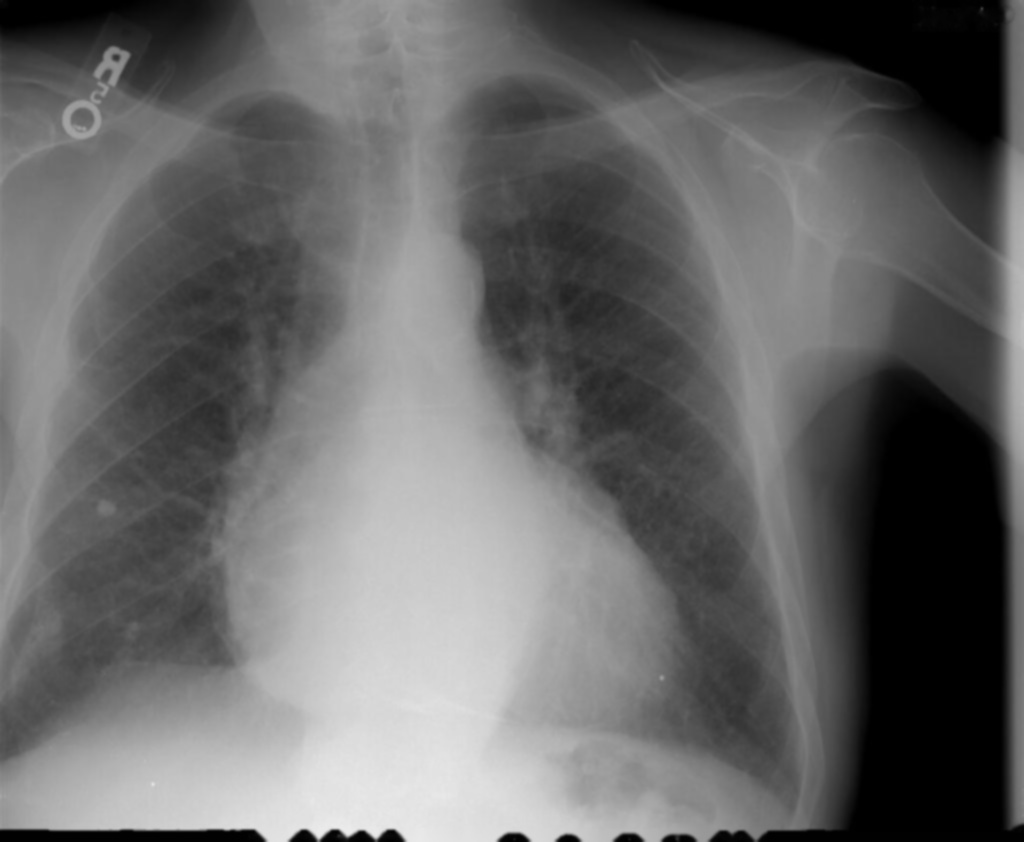
#> input picture preprocess/Xray_Gauss/synpic15006.jpg, 1024 x 842 px, given as the content of the folder ./Xray/, which was not available
$ python removeword.py
#> lines starting #> are read from the running program, lines starting #| are printed output that depends on the picture; after the words box and inside, x2 and y2 are one past the last pixel; in counts of white or black regions, pixels touching at a corner belong together; pictures that were not available may be replaced by others from this repository, and a replacement may not be noted
import cv2
import pathlib
import numpy as np
import os

PATH = "./preprocess/"
INPUT = "./Xray/"
OUTPUT_REMVE_WORD = PATH + "Xray_remove/"
OUTPUT_REMOVE_MASK = PATH + "Xray_remove_mask/"

kernal = np.ones((5,5),np.uint8)
guass = 5
canny_min = 230
canny_max = 250

save_mask  = True
save_img = True


def new_folder(path):
    if not os.path.isdir(path):
        os.mkdir(path)

def removeWords(image,imput_path,save_mask=True,output_mask_path=None,save_img=True,output_path=None):
    # read image
#> called with image = 'synpic15006.jpg', imput_path = './Xray/', save_mask = True, output_mask_path = './preprocess/Xray_remove_mask/', save_img = True, output_path = './preprocess/Xray_remove/'
    img = cv2.imread(imput_path + image)
#> img is the input picture: shape (842, 1024, 3); min 0, max 236, mean 103.7

    # gray
    gray = cv2.cvtColor(img, cv2.COLOR_BGR2GRAY)

    #normalize
    gray = cv2.normalize(gray, None, 0, 255, cv2.NORM_MINMAX)

    # CANNY
    canny_img = cv2.Canny(img,canny_min,canny_max)
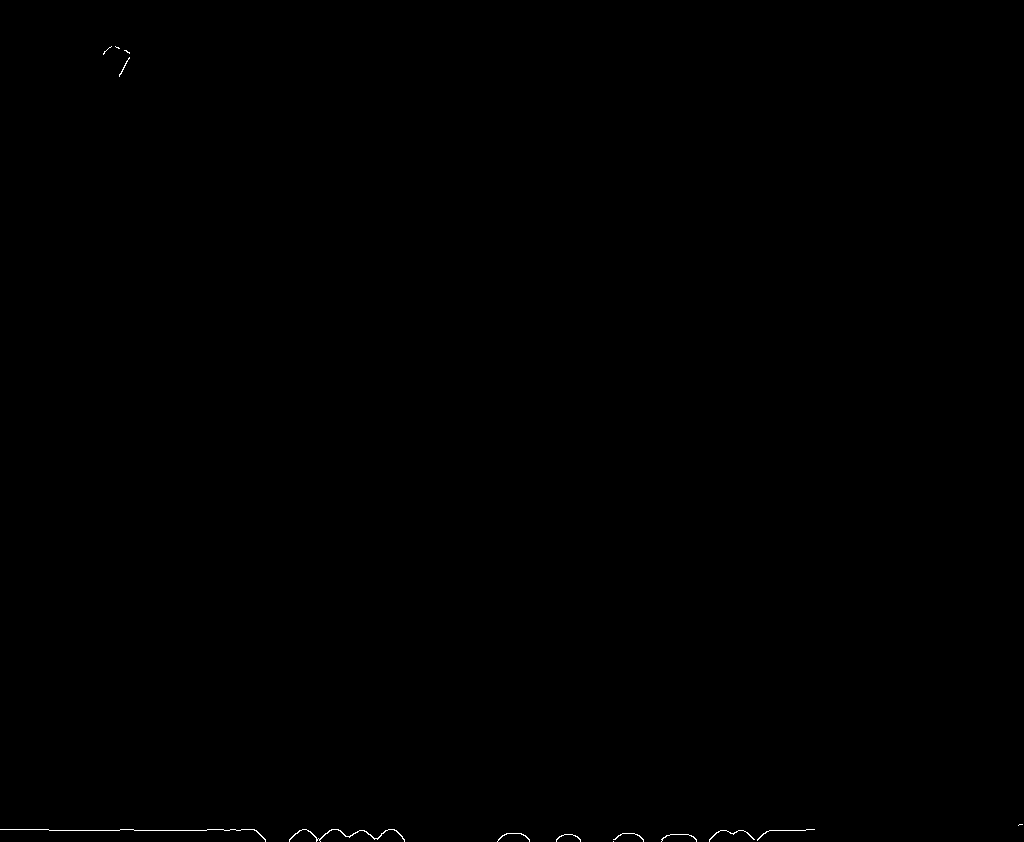
#> canny_img: shape (842, 1024); 0.1% white in thin lines or dots

    # dilation
    dilate_img = cv2.dilate(canny_img, kernal, iterations=1)
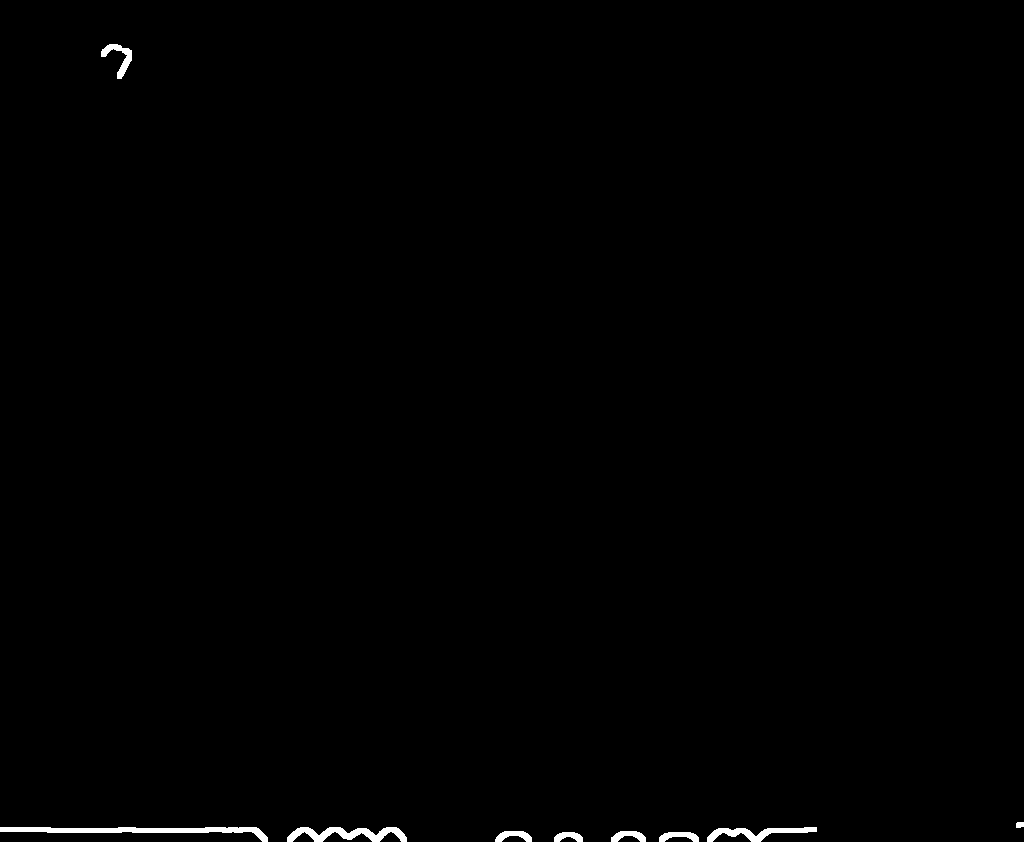
#> dilate_img: shape (842, 1024); 0.51% white; 9 white regions, largest, box (x1, y1, x2, y2) and area: (0, 827, 268, 842) 1422, (287, 827, 407, 842) 958, (707, 827, 817, 842) 716

    # erosion
    erode_img = cv2.erode(dilate_img, kernal, iterations=1)
#> erode_img: shape (842, 1024); 0.11% white in thin lines or dots
    if save_mask :
        new_folder(output_mask_path)
        cv2.imwrite(output_mask_path + image, erode_img)
    # repair
    repair_img = cv2.inpaint(img, erode_img, 3, cv2.INPAINT_TELEA)
    if save_img :
        new_folder(output_path)
        cv2.imwrite(output_path + image, repair_img)

if __name__ == '__main__':
    # read image
    filelist=os.listdir(INPUT)

    for image in filelist:
        # .png or .jpg
        if image.endswith('.png') or image.endswith('.jpg'):
            removeWords(image,INPUT,save_mask,OUTPUT_REMOVE_MASK,save_img,OUTPUT_REMVE_WORD)

$ run again, on preprocess/Xray_remove/synpic12210.jpg
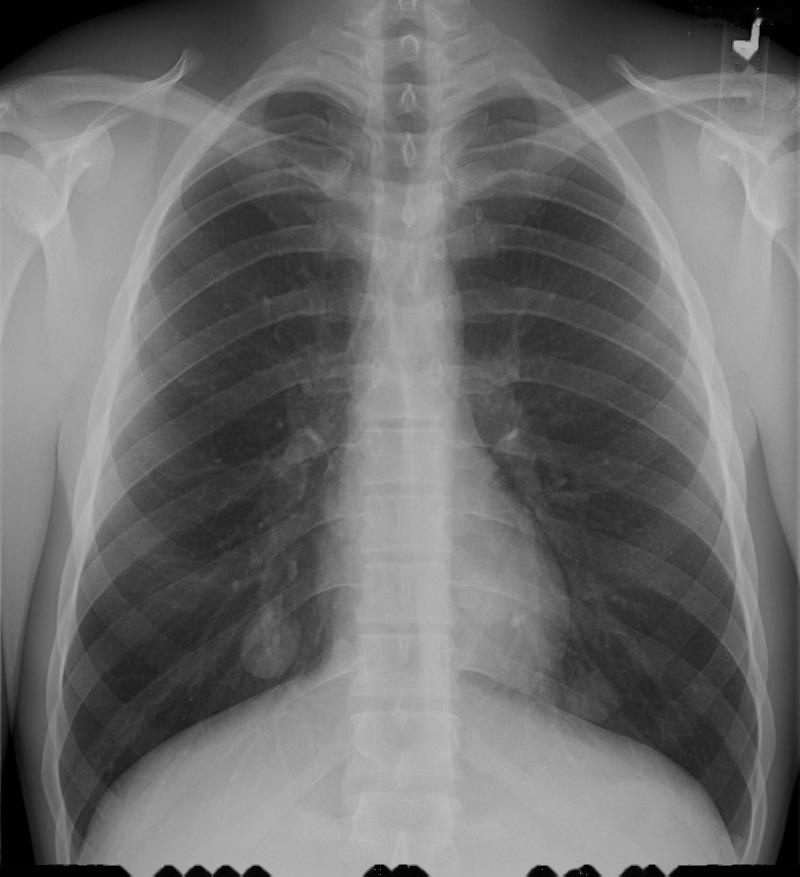
#> input picture preprocess/Xray_remove/synpic12210.jpg, 800 x 877 px, given as the content of the folder ./Xray/, which was not available
#> in removeWords, img is the input picture: shape (877, 800, 3); min 0, max 202, mean 109.1
#> in removeWords, `canny_img = cv2.Canny(img,canny_min,canny_max)`:
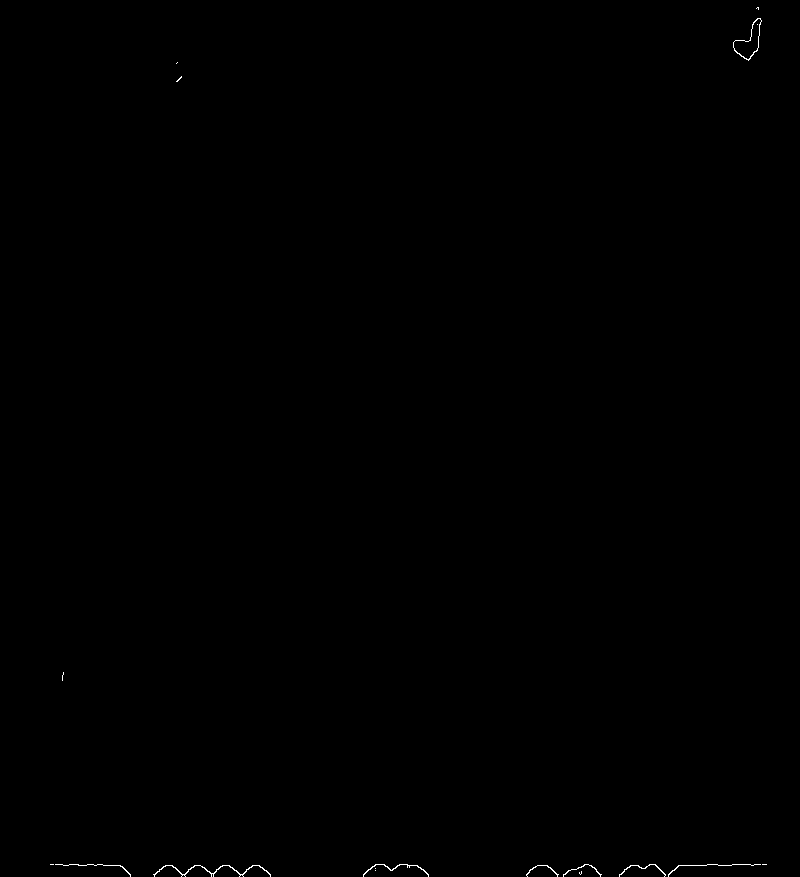
#> canny_img: shape (877, 800); 0.12% white in thin lines or dots, all inside (x1, y1, x2, y2) = (50, 7, 767, 877)
#> in removeWords, `dilate_img = cv2.dilate(canny_img, kernal, iterations=1)`:
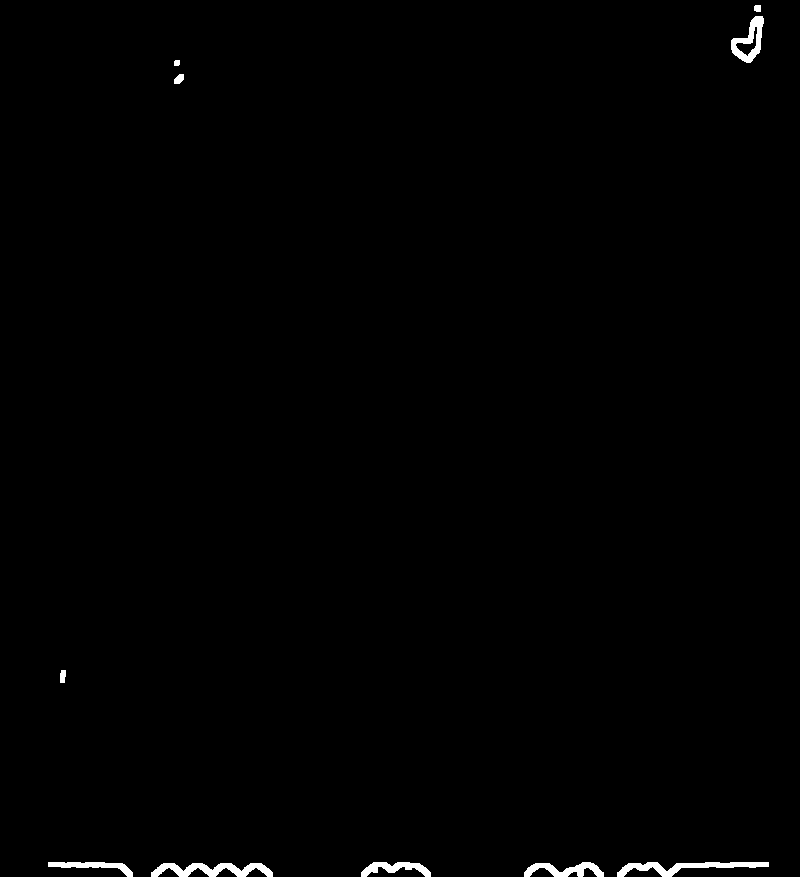
#> dilate_img: shape (877, 800); 0.64% white; 10 white regions, largest, box (x1, y1, x2, y2) and area: (151, 863, 273, 877) 963, (617, 862, 769, 877) 952, (731, 16, 764, 63) 687
